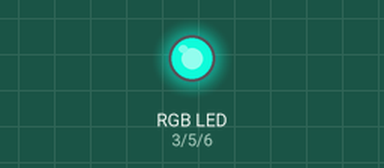
Bench run of a sketch on a simulated Arduino Uno, built with avr-gcc and run on an emulated ATmega328P. Parts: an RGB LED mixed from three pins (HIGH = lit). Dim RGB values are drawn brighter than linear; random numbers use the default seed unless the sketch sets one.

Above: at 0.15 s.
At 11.01 s:
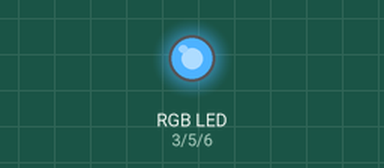
At 14.01 s:
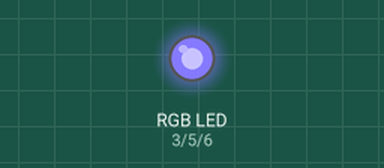
At 19.73 s:
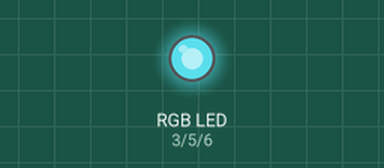
At 28.75 s:
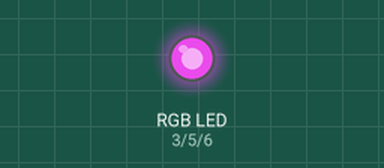
At 39.58 s:
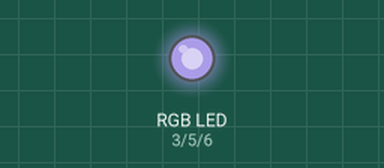
Timing chart, 0 to 39.8 s (numbered marks = the images above):
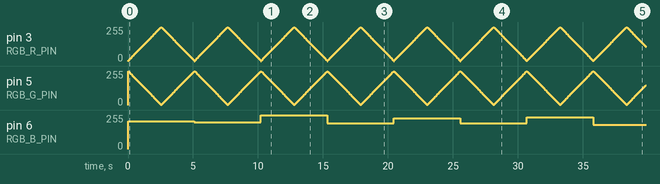

The sketch:

rgb_led_test.ino
```cpp
#define RGB_R_PIN 3
#define RGB_G_PIN 5
#define RGB_B_PIN 6

struct rgb {
  short r;
  short g;
  short b;

  rgb() : r(0), g(0), b(0) {}
};

void changeColor(const rgb& xRGB)
{
  analogWrite(RGB_R_PIN, xRGB.r);
  analogWrite(RGB_G_PIN, xRGB.g);
  analogWrite(RGB_B_PIN, xRGB.b);
}

void setup() {
  pinMode(RGB_R_PIN, OUTPUT);
  pinMode(RGB_G_PIN, OUTPUT);
  pinMode(RGB_B_PIN, OUTPUT);

  randomSeed(analogRead(A5));
}

void loop() {
  rgb xRGB;
  short randomBlue = random(255);
  for (int i = 0; i < 255; ++i, delay(10))
  {
    xRGB.r = i;
    xRGB.g = 255 - i;
    xRGB.b = randomBlue;
    changeColor(xRGB);
  }

  for (int i = 255; i > 0; --i, delay(10))
  {
    xRGB.r = i;
    xRGB.g = 255 - i;
    xRGB.b = randomBlue;
    changeColor(xRGB);
  }
}
```

Measured:
- by itself, pin 6 (RGB_B_PIN): 0/255 → 209/255 at 0.00 s, → 199/255 5.1 s later, → 254/255 5.1 s later, → 193/255 5.1 s later, … (8 changes in this stretch)
